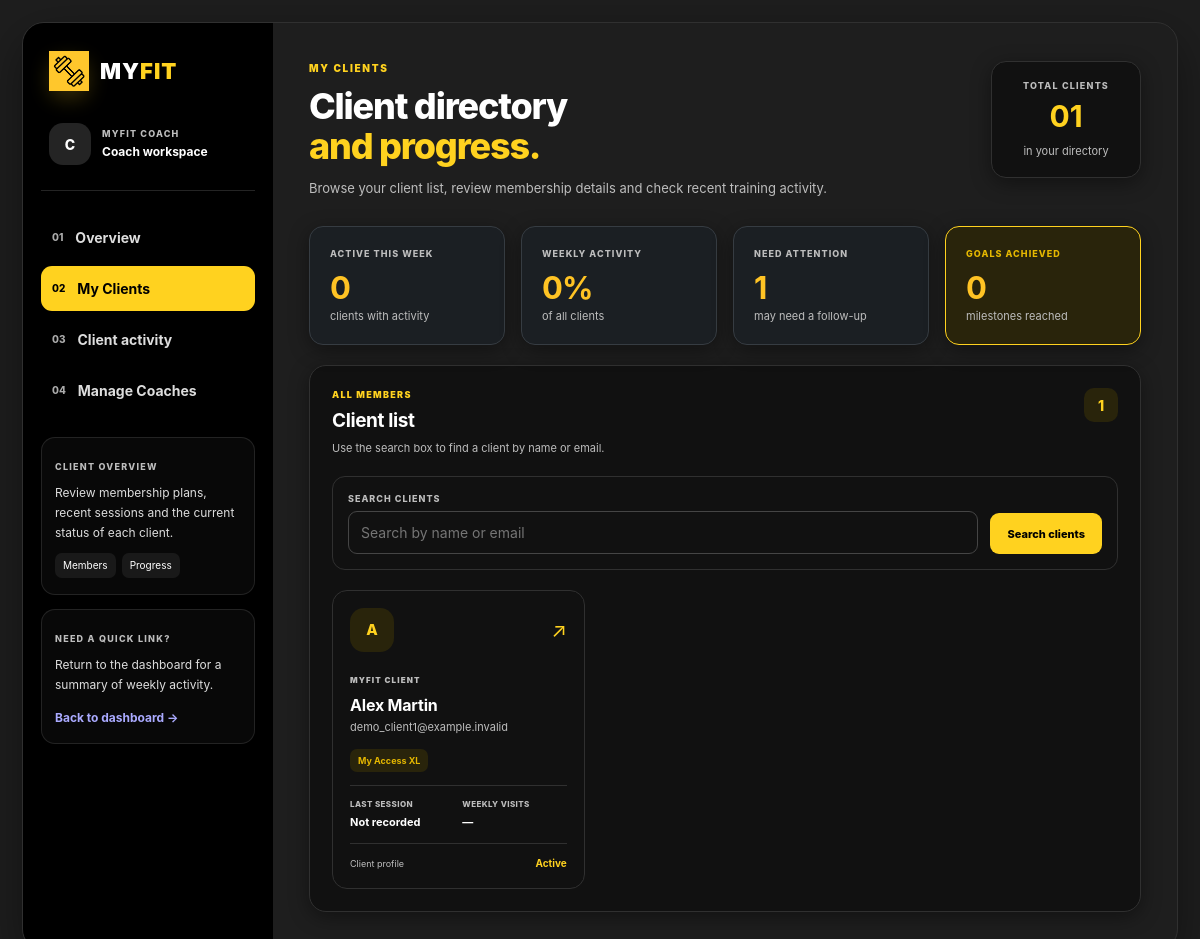
Screenshot of /coach/clients/ (signed in) with the database file from the repository.
### core/models.py (models this page shows, shortened)
class ClientMembership(models.Model):
    STATUS_CHOICES = [
        ('active', 'Active'),
        ('scheduled', 'Scheduled'),
        ('expired', 'Expired'),
        ('suspended', 'Suspended'),
    ]
    user = models.ForeignKey(
        settings.AUTH_USER_MODEL,
        on_delete=models.CASCADE,
        related_name='client_memberships'
    )
    plan = models.ForeignKey(
        MembershipPlan,
        on_delete=models.PROTECT,
        related_name='client_memberships'
    )
    start_date = models.DateField()
    end_date = models.DateField()
    agreed_price = models.DecimalField(
        max_digits=10,
        decimal_places=2
    )
    status = models.CharField(
        max_length=20,
        choices=STATUS_CHOICES,
        default='active'
    )
    created_at = models.DateTimeField(auto_now_add=True)

class MembershipPlan(models.Model):
    name = models.CharField(max_length=100, unique=True)
    price = models.DecimalField(max_digits=10, decimal_places=2)
    duration_days = models.PositiveIntegerField()
    benefits = models.TextField(blank=True)
    allows_classes = models.BooleanField(
        default=False,
        help_text='Allow this plan to book group classes.'
    )
    is_active = models.BooleanField(default=True)
    created_at = models.DateTimeField(auto_now_add=True)

### core/views.py (the view)
# urls.py: path("coach/clients/", views.coach_clients, name="coach_clients"),
@role_required('Coach')
def coach_clients(request):
    clients = _coach_directory(request.user, request.GET.get('q', '').strip()[:100])
    active = sum(client['visits_this_week'] > 0 for client in clients)
    return render(request, 'myfit/coach_clients.html', {
        'clients': clients, 'total_clients': len(clients),
        'active_this_week': active,
        'active_percent': round(100 * active / len(clients)) if clients else 0,
        'need_attention': sum(client['visits_this_week'] == 0 for client in clients),
        'goals_achieved': 0,  # no goal achievement model exists yet
    })

### core/context_processors.py (called while the page is built)
def notifications(request):
    if not request.user.is_authenticated:
        return {
            'latest_notifications': (),
            'unread_notification_count': 0,
        }
    notification_manager = request.user.notifications
    return {
        'latest_notifications': notification_manager.order_by('-created_at')[:10],
        'unread_notification_count': notification_manager.filter(is_read=False).count(),
    }

### core/permissions.py (called while the page is built)
def has_role(user, role):
    if not user.is_authenticated or not user.is_active: #user.is_authenticated checks whether the user is logged in.
        return False
    if role == "Admin" and user.is_superuser:
        return True
    return user.groups.filter(name=role).exists()

def role_required(role):# """Require login plus a named role; authenticated wrong-role users get 403."""
    def decorator(view_func):
        @login_required#ensures the user is logged in. Otherwise, they're redirected to the login page.
        @wraps(view_func)
        def wrapped(request, *args, **kwargs):
            if not has_role(request.user, role):#verifies whether the user belongs to the required group (Client, Coach, or Admin). If not, Django returns a 403 Forbidden error.
                raise PermissionDenied("You are not allowed to access this page.")
            return view_func(request, *args, **kwargs) #executes and displays the requested page.
        return wrapped
    return decorator

### core/templates/myfit/coach_clients.html (shortened to what this page needs)
{% extends "myfit/base.html" %}
{% block body_class %}coach-dashboard-body{% endblock %}
{% load static %}
{% block content %}
<section class="coach-dashboard-shell">
    <div class="coach-dashboard-container">
        <aside class="coach-sidebar" aria-label="Coach navigation">
            <a class="app-shell-brand" href="{% url 'myfit:coach_dashboard' %}" aria-label="MyFit home">
                <span class="app-shell-brand-mark">
                    <img src="{% static 'images/coach_clients/logo.png' %}" alt="MyFit Logo">
                </span><span class="app-shell-brand-word">MY<span>FIT</span></span>
            </a>
            <div class="coach-sidebar-profile">
                <span class="coach-avatar">C</span>
                <div><small>MYFIT COACH</small><strong>Coach workspace</strong></div>
            </div>
            <nav class="coach-sidebar-nav">
                <a href="{% url 'myfit:coach_dashboard' %}"><span>01</span> Overview</a>
                <a class="active" href="{% url 'myfit:coach_clients' %}"><span>02</span> My Clients</a>
                <a href="{% url 'myfit:coach_dashboard' %}#coach-activity"><span>03</span> Client activity</a>
                <a href="{% url 'myfit:manage_coaches' %}"><span>04</span> Manage Coaches</a>
            </nav>
            <div class="coach-sidebar-profile-card">
                <span>CLIENT OVERVIEW</span>
                <p>Review membership plans, recent sessions and the current status of each client.</p>
                <div class="coach-sidebar-tags"><small>Members</small><small>Progress</small></div>
            </div>
            <div class="coach-sidebar-help">
                <span>NEED A QUICK LINK?</span><p>Return to the dashboard for a summary of weekly activity.</p>
                <a href="{% url 'myfit:coach_dashboard' %}">Back to dashboard →</a>
            </div>
        </aside>
        <main class="coach-dashboard-main coach-clients-page-main">
            <header class="coach-list-page-header">
                <div>
                    <p class="coach-dashboard-kicker">MY CLIENTS</p>
                    <h1>Client directory<br><span>and progress.</span></h1>
                    <p>Browse your client list, review membership details and check recent training activity.</p>
                </div>
                <div class="coach-client-total-card">
                    <small>TOTAL CLIENTS</small><strong>{{ total_clients|stringformat:"02d" }}</strong><span>in your directory</span>
                </div>
            </header>
            <section class="coach-stat-grid client-stat-grid" aria-label="Client summary">
                <article><span>ACTIVE THIS WEEK</span><strong>{{ active_this_week }}</strong><p>clients with activity</p></article>
                <article><span>WEEKLY ACTIVITY</span><strong>{{ active_percent }}%</strong><p>of all clients</p></article>
                <article><span>NEED ATTENTION</span><strong>{{ need_attention }}</strong><p>may need a follow-up</p></article>
                <article class="coach-stat-accent"><span>GOALS ACHIEVED</span><strong>{{ goals_achieved }}</strong><p>milestones reached</p></article>
            </section>
            <section class="coach-panel directory-panel">
                <div class="coach-panel-heading">
                    <div><span class="coach-label">ALL MEMBERS</span><h2>Client list</h2><p>Use the search box to find a client by name or email.</p></div>
                    <span class="coach-panel-count">{{ total_clients }}</span>
                </div>
                <form class="coach-client-filterbar" method="get" role="search">
                    <label><span>SEARCH CLIENTS</span><input type="search" name="q" value="{{ request.GET.q }}" placeholder="Search by name or email" aria-label="Search clients"></label>
                    <button type="submit">Search clients</button>
                </form>
                {% if clients %}
                <div class="coach-client-directory">
                    {% for client in clients %}
                    <article class="coach-client-card">
                        <div class="coach-client-card-top">
                        <span class="coach-client-card-avatar" aria-label="Member avatar">{{ client.name|first|upper }}</span>
                        <span class="coach-client-card-arrow">↗</span>
                    </div>
                        <small>MYFIT CLIENT</small>
                        <h2>{{ client.name }}</h2>
                        <p>{{ client.email }}</p>
                        <div class="coach-client-card-tags"><span>{{ client.plan|default:client.plan }}</span></div>
                        <div class="coach-client-card-stats">
                            <div><small>LAST SESSION</small><strong>{{ client.last_session|default:"Not recorded" }}</strong></div>
                            <div><small>WEEKLY VISITS</small><strong>{{ client.visits_this_week|default:"—" }}</strong></div>
                        </div>
                        <div class="coach-client-card-footer"><span>Client profile</span><strong>{{ client.status|default:"View overview" }}</strong></div>
                    </article>
                    {% endfor %}
                </div>
                {% else %}
                <div class="coach-client-directory-empty"><span>C</span><h2>No clients to show yet.</h2><p>Once clients are added to your view, their details will appear here.</p></div>
                {% endif %}
            </section>
        </main>
    </div>
</section>
{% endblock %}

### core/static/css/client_dashboard.css (style rules this page uses)
.client-stat-grid,.client-primary-grid,.client-secondary-grid,.client-notice-grid { display:grid;grid-template-columns:repeat(2,minmax(0,1fr));gap:16px;margin:20px 0 }
.client-stat-grid { grid-template-columns:repeat(4,minmax(0,1fr)) }
.client-stat-grid article,.client-membership-card,.client-pass-card,.client-panel,.client-notice-grid article,.client-all-clear { background:#1b1f23;border:1px solid #363c42;border-radius:14px;padding:20px }
.client-stat-grid strong { display:block;font-size:28px;color:#ffc324;margin:8px 0 }
.client-muted-copy,.client-empty-compact,.client-stat-grid p { color:#aeb5bc }

### rows the page displays
ClientMembership: name|first "A", name "Alex Martin", email "demo_client1@example.invalid", plan "My Access XL", last_session "Not recorded", visits_this_week "—", status "Active"

### other values shown
{{ total_clients|stringformat:"02d" }} "01"
{{ active_this_week }} "0"
{{ active_percent }} "0"
{{ need_attention }} "1"
{{ goals_achieved }} "0"
{{ total_clients }} "1"
